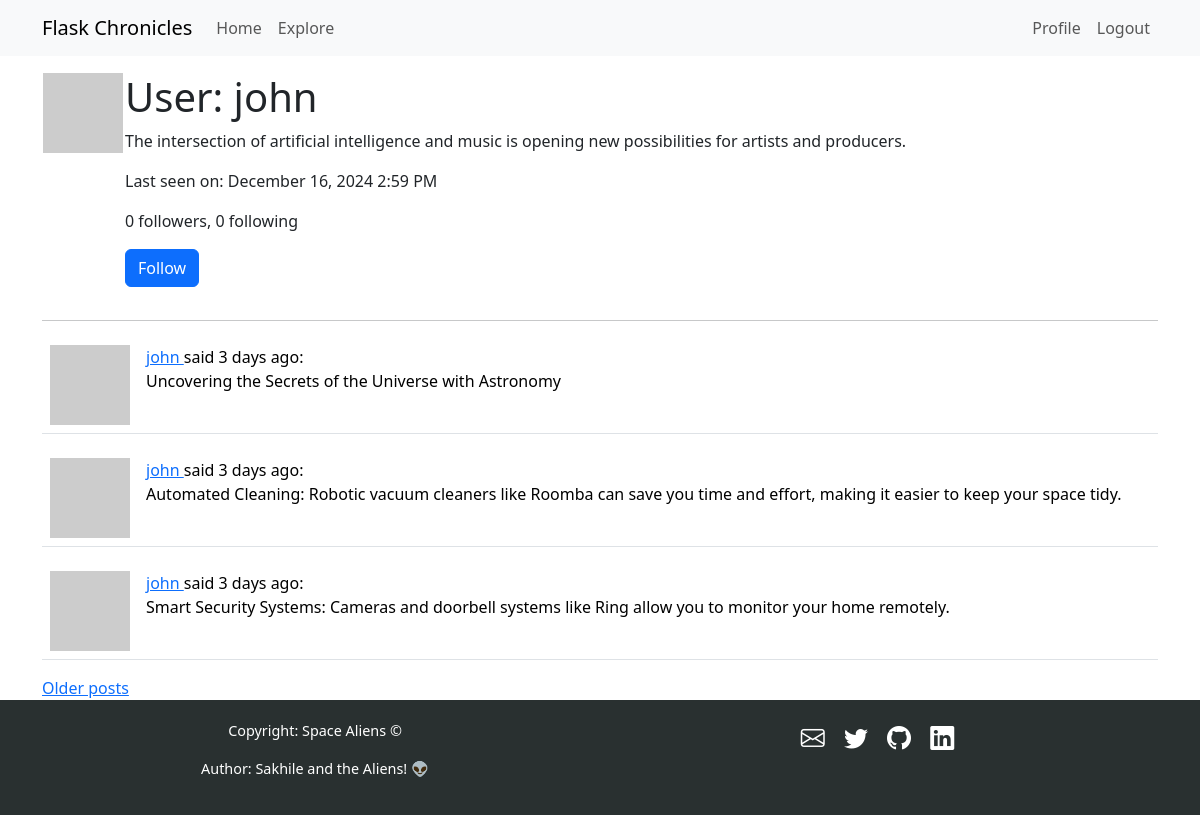
/user/john (signed in), run on the app's committed database.
### app/models.py (models this page shows, shortened)
class User(UserMixin, db.Model):
    id: so.Mapped[int] = so.mapped_column(primary_key=True)
    username: so.Mapped[str] = so.mapped_column(sa.String(64), unique=True)
    email: so.Mapped[str] = so.mapped_column(sa.String(120), index=True, unique=True)
    password_hash: so.Mapped[Optional[str]] = so.mapped_column(sa.String(256))
    posts: so.WriteOnlyMapped["Post"] = so.relationship(back_populates="author")
    about_me: so.Mapped[Optional[str]] = so.mapped_column(sa.String(140))
    last_seen: so.Mapped[Optional[datetime]] = so.mapped_column(
        default=lambda: datetime.now(timezone.utc)
    )
    following: so.WriteOnlyMapped["User"] = so.relationship(
        secondary=followers,
        primaryjoin=(followers.c.follower_id == id),
        secondaryjoin=(followers.c.followed_id == id),
        back_populates="followers",
    )
    followers: so.WriteOnlyMapped["User"] = so.relationship(
        secondary=followers,
        primaryjoin=(followers.c.followed_id == id),
        secondaryjoin=(followers.c.follower_id == id),
        back_populates="following",
    )
    def avatar(self, size):
        digest = md5(self.email.lower().encode("utf-8")).hexdigest()
        return f"https://www.gravatar.com/avatar/{digest}?d=identicon&s={size}'"
    def is_following(self, user):
        query = self.following.select().where(User.id == user.id)
        return db.session.scalar(query) is not None
    def followers_count(self):
        query = sa.select(sa.func.count()).select_from(
            self.followers.select().subquery()
        )
        return db.session.scalar(query)
    def following_count(self):
        query = sa.select(sa.func.count()).select_from(
            self.following.select().subquery()
        )
        return db.session.scalar(query)

class Post(db.Model):
    id: so.Mapped[int] = so.mapped_column(primary_key=True)
    body: so.Mapped[str] = so.mapped_column(sa.String(140))
    timestamp: so.Mapped[datetime] = so.mapped_column(
        index=True, default=lambda: datetime.now(timezone.utc)
    )
    user_id: so.Mapped[int] = so.mapped_column(sa.ForeignKey(User.id), index=True)
    author: so.Mapped[User] = so.relationship(back_populates="posts")

### app/routes.py (the view)
@app.route("/user/<username>")
@login_required
def user(username):
    user = db.first_or_404(sa.select(User).where(User.username == username))
    page = request.args.get("page", 1, type=int)
    query = user.posts.select().order_by(Post.timestamp.desc())
    posts = db.paginate(
        query,
        page=page,
        per_page=app.config["POSTS_PER_PAGE"],
        error_out=False,
    )
    next_url = (
        url_for("user", username=user.username, page=posts.next_num)
        if posts.has_next
        else None
    )
    prev_url = (
        url_for("user", username=user.username, page=posts.prev_num)
        if posts.has_prev
        else None
    )
    form = EmptyForm()
    return render_template(
        "user.html",
        user=user,
        posts=posts.items,
        next_url=next_url,
        prev_url=prev_url,
        form=form,
    )

### app/forms.py
class EmptyForm(FlaskForm):
    submit = SubmitField("Submit")

### app/__init__.py (called while the page is built)
def get_locale():
    return request.accept_languages.best_match(app.config["LANGUAGES"])

### app/models.py (called while the page is built)
@login.user_loader
def load_user(id):
    return db.session.get(User, int(id))

### app/routes.py (called while the page is built)
@app.before_request
def before_request():
    if current_user.is_authenticated:
        current_user.last_seen = datetime.now(timezone.utc)
        db.session.commit()
    g.locale = str(get_locale())

### app/templates/user.html (shortened to what this page needs)
{% extends "base.html" %}
{% block content %}
    <table>
        <tr valign="top">
            <td><img src="{{ user.avatar(128) }}"</td>
            <td>
                <h1>{{ _("User") }}: {{ user.username }}</h1>
                {% if user.about_me %}<p>{{ user.about_me }}</p>{% endif %}
                {% if user.last_seen %}<p>{{ _("Last seen on") }}: {{ moment(user.last_seen).format('LLL') }}</p>{% endif %}
                <p>
                    {{ _('%(count)d followers', count=user.followers_count()) }}, {{ _('%(count)d following', count=user.following_count())}}
                </p>
                {% if user == current_user %}
                <p><a href="{{ url_for('edit_profile') }}">{{ _("Edit your profile") }}</a></p>
                {% elif not current_user.is_following(user) %}
                <p>
                <form action="{{ url_for('follow', username=user.username) }}" method="post">
                    {{ form.submit(value=_('Follow'), class_='btn btn-primary') }}
                </form>
                </p>
                {% endif %}
            </td>
        </tr>
    </table>
    <hr>
    {% for post in posts %}
        {% include '_post.html' %}
    {% endfor %}
    {% if next_url %}
    <a href="{{ next_url }}">{{ _("Older posts") }}</a>
    {% endif %}
{% endblock %}

### app/templates/_post.html
<table class="table table-hover">
    <tr>
        <td width="70px">
            <a href="{{ url_for('user', username=post.author.username) }}">
                <img src="{{ post.author.avatar(70) }}" />
            </a>
        </td>
        <td>
            <a href="{{ url_for('user', username=post.author.username) }}">
                {{ post.author.username }}
            </a>
            said {{ moment(post.timestamp).fromNow() }}:
            <br>
            {{ post.body }}
        </td>
    </tr>
</table>

### data on the page
User: username "john", about_me "The intersection of artificial intelligence and music is opening new possibilities for artists and producers.", last_seen "December 16, 2024 2:59 PM"
Post: author.username "john", timestamp "3 days ago", body "Uncovering the Secrets of the Universe with Astronomy"
Post: author.username "john", timestamp "3 days ago", body "Automated Cleaning: Robotic vacuum cleaners like Roomba can save you time and effort, making it easier to keep your space tidy."
Post: author.username "john", timestamp "3 days ago", body "Smart Security Systems: Cameras and doorbell systems like Ring allow you to monitor your home remotely."
